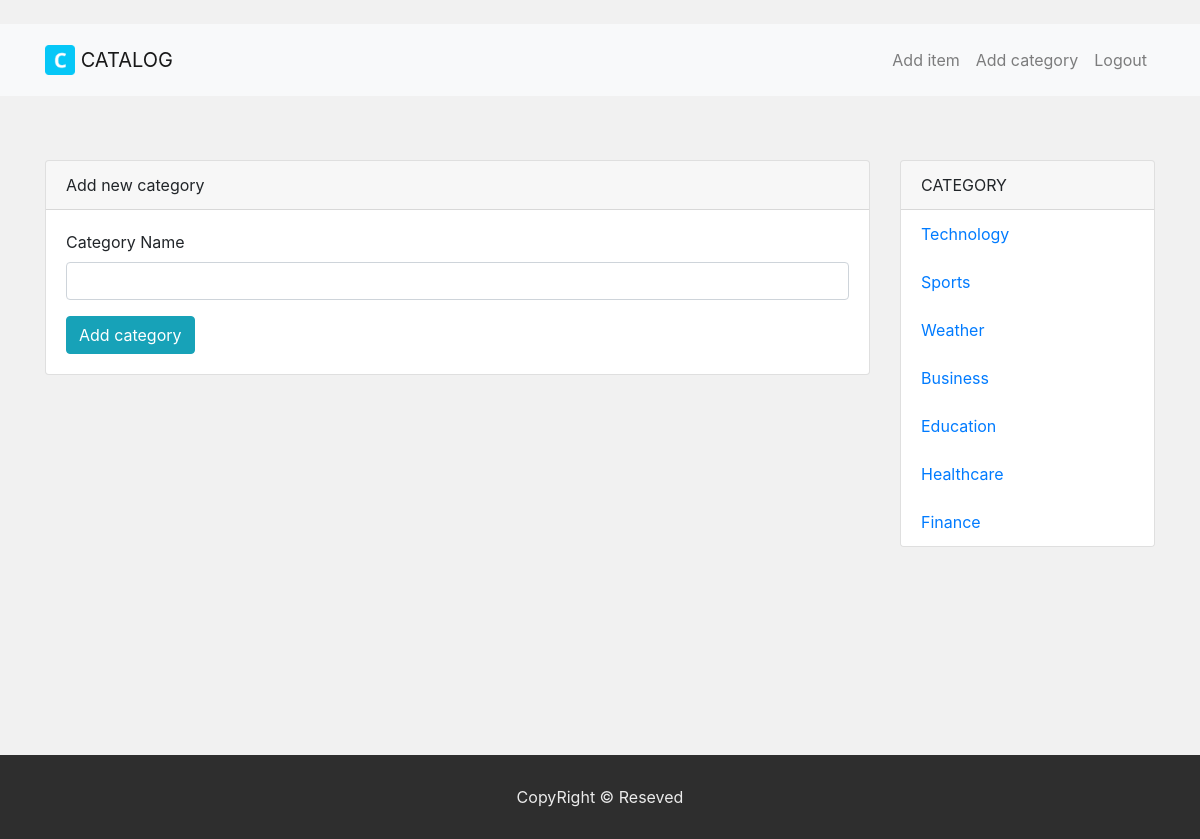
/new-cat (signed in), run on the app's committed database.
### cat_app/modules.py (models this page shows, shortened)
class Category(db.Model):
    id = db.Column(db.Integer, primary_key=True)
    name = db.Column(db.String(40), nullable=False)
    items = db.relationship("Items", backref="category", lazy=True)

### cat_app/route.py (the view)
@app.route("/new-cat", methods=["GET", "POST"])
@login_required
def new_cat():
    form = add_cat()
    if form.validate_on_submit():
        cat = Category(name=form.cat_name.data)
        db.session.add(cat)
        db.session.commit()
        flash("Category add Successfuly ", "success")
    return render_template(
                          "new_category.html",
                          form=form,
                          title="Add new category"
                          )

### cat_app/forms.py
class add_cat(FlaskForm):
    cat_name = StringField("Category Name", validators=[DataRequired()])
    submit = SubmitField("Add category")

### cat_app/modules.py (called while the page is built)
@login_manger.user_loader
def load_user(user_id):
    return User.query.get(int(user_id))

### cat_app/route.py (called while the page is built)
def all_cat():
    all_cat = Category.query.all()
    return all_cat

@app.context_processor
def context():
    return dict(all_cat=all_cat)

### cat_app/templates/new_category.html (shortened to what this page needs)
{%extends "base.html"%}
{%block content%}
    <form id="form" method="POST">
        <div class="form-group">
            {{form.cat_name.label()}}
            {{form.cat_name(class="form-control")}}
        </div>
        {{form.submit(class="btn btn-info")}}
    </form>
{%endblock%}

### cat_app/templates/base.html (shortened to what this page needs)
<!DOCTYPE html>
<html lang="en">
<head>
    <link rel="stylesheet" href="https://stackpath.bootstrapcdn.com/bootstrap/4.3.1/css/bootstrap.min.css">
    <link rel="stylesheet" href="{{url_for('static',filename='css/style.css')}}">
</head>
<body>
    <nav class="navbar navbar-light navbar-expand-lg  bg-light p-3 mt-4">
        <div class="container">
             <a class="navbar-brand" href="{{url_for('home')}}">
          <img src="{{url_for('static',filename = 'img/logo.png')}}" width="30" height="30" class="d-inline-block align-top" alt="Site logo">
          CATALOG
        </a>
        <div class="collapse navbar-collapse" id="navbarNavAltMarkup">
            <ul class="navbar-nav justify-content-end">
                {% if current_user.is_authenticated %}
                <a class="nav-item nav-link" href="{{url_for('addItem')}}">
                    Add item
                </a>
                <a class="nav-item nav-link" href="{{url_for('new_cat')}}">
                    Add category
                </a>
                <a class="nav-item nav-link" href="{{url_for('logout')}}">Logout</a>
                {% endif %}
            </ul>
          </div>
        </div>
      </nav>
      <div class="container mt-5 mb-5">
          <div class="row">
              <div class="col-md-9">
                    <div class="card">
                        <div class="card-header">{{ title }}</div>
                        <div class="card-body">
                                {% block content %}
                                {% endblock %}
                        </div>
                    </div>
                </div>
              <div class="col-md-3">
                  <div class="card">
                      <div class="card-header">
                          CATEGORY
                      </div>
                      <ul class="list-group list-group-flush">
                        {% if all_cat() %}
                          {% for cat in all_cat() %}
                          <a href="{{url_for('catlog',id=cat.id)}}"><li class="list-group-item">{{cat.name}}</li></a>
                          {% endfor %}
                        {% endif %}
                      </ul>
                  </div>
              </div>
          </div>
      </div>
      <section class="footer container-fluid mt-5">
        <footer class="row">
            <div class="col-md-12 footer-content">
                    <span>
                            CopyRight © Reseved
                    </span>
            </div>
        </footer>
    </section>
</body>
</html>

### cat_app/static/css/style.css (style rules this page uses)
body { background: #f1f1f1; height: 100%; min-height: 100%; }
html { height: 100%; box-sizing: border-box; }
.footer-content { background: #2e2e2e; }
.footer-content span { padding: 30px; text-align: center; color: #ebebeb; display: block; }
.footer { position: relative; right: 0; bottom: -20%; left: 0; }
@media (min-width: 768px) { .navbar-nav { width: 100%; text-align: center; } }
@media (min-width: 768px) { .navbar-nav > a { float: none; display: inline-block; } }

### data on the page
Category: name "Technology"
Category: name "Sports"
Category: name "Weather"
Category: name "Business"
Category: name "Education"
Category: name "Healthcare"
Category: name "Finance"

### other printed values
{{ title }} "Add new category"
